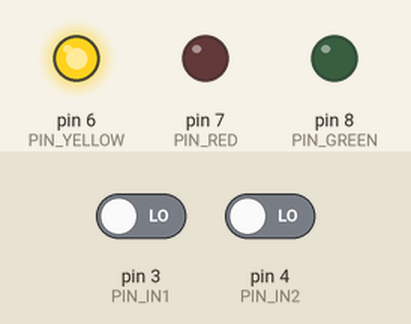
This sketch was run on a simulated Arduino Uno, built with avr-gcc and run on an emulated ATmega328P. Parts: output pins drawn as LEDs (lit = HIGH). The test bench sets the inputs (shaded band); at power-on: pin 3 (PIN_IN1) LOW, pin 4 (PIN_IN2) LOW. Random numbers use the default seed unless the sketch sets one; no radio packets arrive unless stated; what the sketch prints to the serial monitor is not drawn.

Above: at 4.0 s.
4.1 s: pin 3 (PIN_IN1) driven HIGH
At 5.5 s:
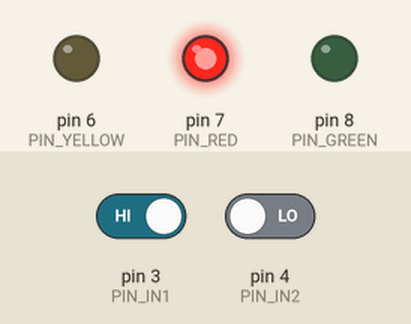
5.8 s: pin 3 (PIN_IN1) driven LOW and pin 4 (PIN_IN2) driven HIGH
8.8 s: pin 3 (PIN_IN1) driven HIGH
At 10.5 s:
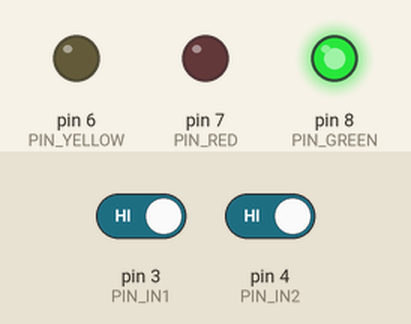
11.4 s: pin 3 (PIN_IN1) driven LOW and pin 4 (PIN_IN2) driven LOW
Timing chart, 0 to 15.4 s (numbered marks = the images above; inputs shaded):
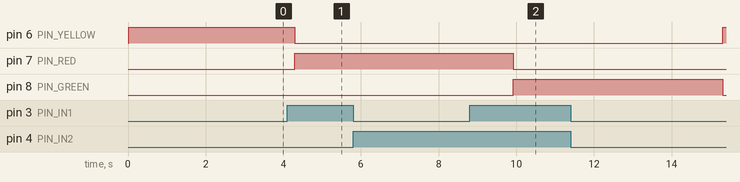

The sketch:

lora_tx.ino
```cpp
#include <SPI.h>
#include <LoRa.h>

/*
 * ESD box node (Arduino + SX1278 433 MHz) - v2: answers status queries from the PC.
 *
 * Frame (both directions):
 *   [0]   [1]         [2]  [3]  [4 .. 4+N-1]  [4+N]  [4+N+1]
 *   0xAA  NetworkID   ID   LEN  DATA...       CRC8   0xBB
 *   CRC8 (poly 0x31, init 0x00) over NetworkID, ID, LEN, DATA.
 *
 * Box -> PC : ID = TX_ID of this box, DATA = 'A' / 'W' / 'I'.
 *             Sent at power-up, when the inputs change, and as the answer to a query.
 * PC  -> Box: DATA = '?' (status query). ID = TX_ID of one box, or 0xFF = all boxes.
 *             For 0xFF every box answers in its own time slot (TX_ID * SLOT_MS)
 *             so the answers do not collide.
 */

const int csPin = 10;
const int resetPin = 9;
const int irqPin = 2;

#define STX 0xAA
#define ETX 0xBB
#define NETWORK_ID 0x03
#define TX_ID 0x04            // ID of this box (1..20) - set for each box before flashing

#define CMD_QUERY      '?'
#define BROADCAST_ID   0xFF
#define REPLY_DELAY_MS 20     // direct query: give the gateway time to switch back to receive
#define SLOT_MS        60     // query to all boxes / power-up: answer at TX_ID * SLOT_MS

// On a status change the frame is sent once, then repeated CHANGE_RETRIES times (no ACK from the
// PC, so repeat to be sure). The gap doubles each time: 100, 200, 400, 800, 1600 ms.
// The small random part keeps two boxes that changed at the same moment from colliding on every repeat.
#define CHANGE_RETRIES     5
#define REPEAT_FIRST_GAP_MS 100
#define REPEAT_JITTER_MS   50

#define PIN_IN1 3
#define PIN_IN2 4
#define PIN_YELLOW 6
#define PIN_RED 7
#define PIN_GREEN 8
#define DEBOUNCE_MS 200

volatile bool txDone = false;

void onTxDoneISR() {
  txDone = true;
}

// Inputs last reported to the PC
bool lastIN1 = LOW;
bool lastIN2 = LOW;
// Inputs being debounced (must stay the same for DEBOUNCE_MS)
bool candIN1 = LOW;
bool candIN2 = LOW;
unsigned long candSince = 0;

uint8_t currentStatus = 'I';

// Pending answer to a status query
bool replyPending = false;
unsigned long replyAt = 0;

// Repeats already sent / still to send after a status change
uint8_t repeatsDone = 0;
uint8_t repeatsLeft = 0;
unsigned long nextRepeatAt = 0;

// Gap before the next repeat: REPEAT_FIRST_GAP_MS x 2^repeatsDone (+ jitter).
void scheduleRepeat() {
  unsigned long gap = (unsigned long)REPEAT_FIRST_GAP_MS << repeatsDone;
  nextRepeatAt = millis() + gap + (unsigned long)random(0, REPEAT_JITTER_MS + 1);
}

void softResetLoRa() {
  LoRa.end();
  delay(5);
  if (!LoRa.begin(433E6)) {
    Serial.println("[LoRa] soft reset FAIL");
  }
  LoRa.setTxPower(10);
}

uint8_t getStatus(bool in1, bool in2) {
  if (in1 && in2) return 'A';
  if (in1 && !in2) return 'W';
  return 'I';
}

void setLamps(uint8_t status) {
  digitalWrite(PIN_RED, status == 'W');
  digitalWrite(PIN_YELLOW, status == 'I');
  digitalWrite(PIN_GREEN, status == 'A');
}

// ---- CRC8 ----
uint8_t crc8(uint8_t *data, uint8_t len) {
  uint8_t crc = 0x00;

  for (uint8_t i = 0; i < len; i++) {
    crc ^= data[i];

    for (uint8_t j = 0; j < 8; j++) {
      if (crc & 0x80)
        crc = (crc << 1) ^ 0x31;
      else
        crc <<= 1;
    }
  }

  return crc;
}

void sendFrame(uint8_t data) {

  uint8_t crcBuf[4] = { NETWORK_ID, TX_ID, 0x01, data };
  uint8_t crc = crc8(crcBuf, 4);

  uint8_t frame[] = {
    STX, NETWORK_ID, TX_ID, 0x01, data, crc, ETX
  };

  // ---- Log frame 1 lần ----
  Serial.print("SEND => STATUS=");
  Serial.print((char)data);
  Serial.print(" CRC=0x");
  Serial.print(crc, HEX);
  Serial.print(" FRAME: ");
  for (uint8_t i = 0; i < sizeof(frame); i++) {
    if (frame[i] < 0x10) Serial.print('0');
    Serial.print(frame[i], HEX);
    Serial.print(' ');
  }
  Serial.println();

  const uint8_t  MAX_RETRY      = 5;
  const unsigned TX_TIMEOUT_MS  = 500;

  // The DIO0 interrupt is attached only while sending. Left attached, it would also fire on
  // "RxDone" (DIO0 mapping after a LoRa reset) and clear the flag before parsePacket() sees the query.
  LoRa.onTxDone(onTxDoneISR);

  for (uint8_t attempt = 1; attempt <= MAX_RETRY; attempt++) {

    if (LoRa.beginPacket() == 0) {
      Serial.print("  -> LoRa busy, attempt ");
      Serial.println(attempt);
      softResetLoRa();
      continue;                       // thử lại
    }

    for (uint8_t i = 0; i < sizeof(frame); i++) {
      LoRa.write(frame[i]);
    }

    txDone = false;
    LoRa.endPacket(true);

    // chờ TX_DONE
    unsigned long t0 = millis();
    while (!txDone) {
      if (millis() - t0 > TX_TIMEOUT_MS) {
        Serial.print("  -> TX TIMEOUT, attempt ");
        Serial.println(attempt);
        softResetLoRa();
        break;                        // ra khỏi while, sang vòng for kế
      }
    }

    if (txDone) {
      Serial.print("  -> TX OK (attempt ");
      Serial.print(attempt);
      Serial.println(")");
      LoRa.onTxDone(NULL);
      return;                         // gửi xong, thoát hàm
    }
    // không TX OK thì vòng for sẽ thử attempt kế tiếp
  }

  LoRa.onTxDone(NULL);
  Serial.println("  -> TX FAILED sau MAX_RETRY, bỏ qua");
}

// ---- Nhận lệnh hỏi trạng thái từ PC (qua gateway) ----
// parsePacket() also puts the radio back into receive mode after a transmit.
void pollLoRa() {
  int packetSize = LoRa.parsePacket();
  if (packetSize == 0) return;

  uint8_t buf[32];
  uint8_t len = 0;
  while (LoRa.available()) {
    int b = LoRa.read();
    if (len < sizeof(buf)) buf[len++] = (uint8_t)b;
  }
  if (packetSize > (int)sizeof(buf)) return;

  // STX + NetworkID + ID + LEN + CRC + ETX = 6 bytes + DATA
  if (len < 6)                                  return;
  if (buf[0] != STX || buf[len - 1] != ETX)     return;
  uint8_t dataLen = buf[3];
  if (len != dataLen + 6)                       return;
  if (buf[1] != NETWORK_ID)                     return;
  if (crc8(buf + 1, dataLen + 3) != buf[len - 2]) return;
  if (dataLen < 1 || buf[4] != CMD_QUERY)       return;   // e.g. status frame of another box

  uint8_t target = buf[2];
  if (target == TX_ID) {
    replyAt = millis() + REPLY_DELAY_MS;
  } else if (target == BROADCAST_ID) {
    replyAt = millis() + (unsigned long)TX_ID * SLOT_MS;
  } else {
    return;                                     // query for another box
  }
  replyPending = true;

  Serial.print("QUERY <= ");
  Serial.println(target == BROADCAST_ID ? "all boxes" : "this box");
}

// ---- Đọc IN1/IN2, chống dội không dùng delay() để vẫn nghe được LoRa ----
void pollInputs() {
  bool in1 = digitalRead(PIN_IN1);
  bool in2 = digitalRead(PIN_IN2);
  unsigned long now = millis();

  if (in1 != candIN1 || in2 != candIN2) {
    candIN1 = in1;
    candIN2 = in2;
    candSince = now;
    return;
  }
  if (now - candSince < DEBOUNCE_MS) return;
  if (candIN1 == lastIN1 && candIN2 == lastIN2) return;

  lastIN1 = candIN1;
  lastIN2 = candIN2;
  currentStatus = getStatus(lastIN1, lastIN2);

  Serial.print("IN1=");
  Serial.print(lastIN1);

  Serial.print(" IN2=");
  Serial.print(lastIN2);

  Serial.print(" => STATUS=");
  Serial.println((char)currentStatus);

  setLamps(currentStatus);
  sendFrame(currentStatus);

  // Repeat the new status; a newer change restarts the count (and the 100 ms gap) with the newer status.
  repeatsDone = 0;
  repeatsLeft = CHANGE_RETRIES;
  scheduleRepeat();
}

void setup() {

  Serial.begin(9600);

  // TX_ID in the seed: two boxes must never get the same random repeat times.
  randomSeed(((unsigned long)analogRead(A0) << 8) ^ TX_ID ^ micros());

  LoRa.setPins(csPin, resetPin, irqPin);

  if (!LoRa.begin(433E6)) {
    Serial.println("LoRa init failed!");
    while (1)
      ;
  }
  Serial.print("LoRa TX Ready, box ID ");
  Serial.println(TX_ID);

  pinMode(PIN_IN1, INPUT);
  pinMode(PIN_IN2, INPUT);

  pinMode(PIN_RED, OUTPUT);
  pinMode(PIN_YELLOW, OUTPUT);
  pinMode(PIN_GREEN, OUTPUT);

  lastIN1 = candIN1 = digitalRead(PIN_IN1);
  lastIN2 = candIN2 = digitalRead(PIN_IN2);
  candSince = millis();
  currentStatus = getStatus(lastIN1, lastIN2);
  setLamps(currentStatus);

  // After a power cut all boxes start together: send the first status in this box's slot.
  delay((unsigned long)TX_ID * SLOT_MS);
  sendFrame(currentStatus);
}

void loop() {
  pollLoRa();
  pollInputs();

  if (replyPending && (long)(millis() - replyAt) >= 0) {
    replyPending = false;
    Serial.print("REPLY => ");
    sendFrame(currentStatus);
  }

  if (repeatsLeft > 0 && (long)(millis() - nextRepeatAt) >= 0) {
    repeatsLeft--;
    repeatsDone++;
    Serial.print("RETRY (");
    Serial.print(repeatsDone);
    Serial.print("/");
    Serial.print(CHANGE_RETRIES);
    Serial.print(") => ");
    sendFrame(currentStatus);
    if (repeatsLeft > 0) scheduleRepeat();
  }
}
```

Measured:
- after the input at 4.1 s, pin 6 (PIN_YELLOW): HIGH → LOW after 0.20 s; pin 7 (PIN_RED): LOW → HIGH after 0.20 s
- after the input at 5.8 s, every drawn part: stays the same
- after the input at 8.8 s, pin 8 (PIN_GREEN): LOW → HIGH after 1.1 s
- after the input at 11.4 s, pin 6 (PIN_YELLOW): LOW → HIGH after 3.9 s; pin 8 (PIN_GREEN): HIGH → LOW after 3.9 s
